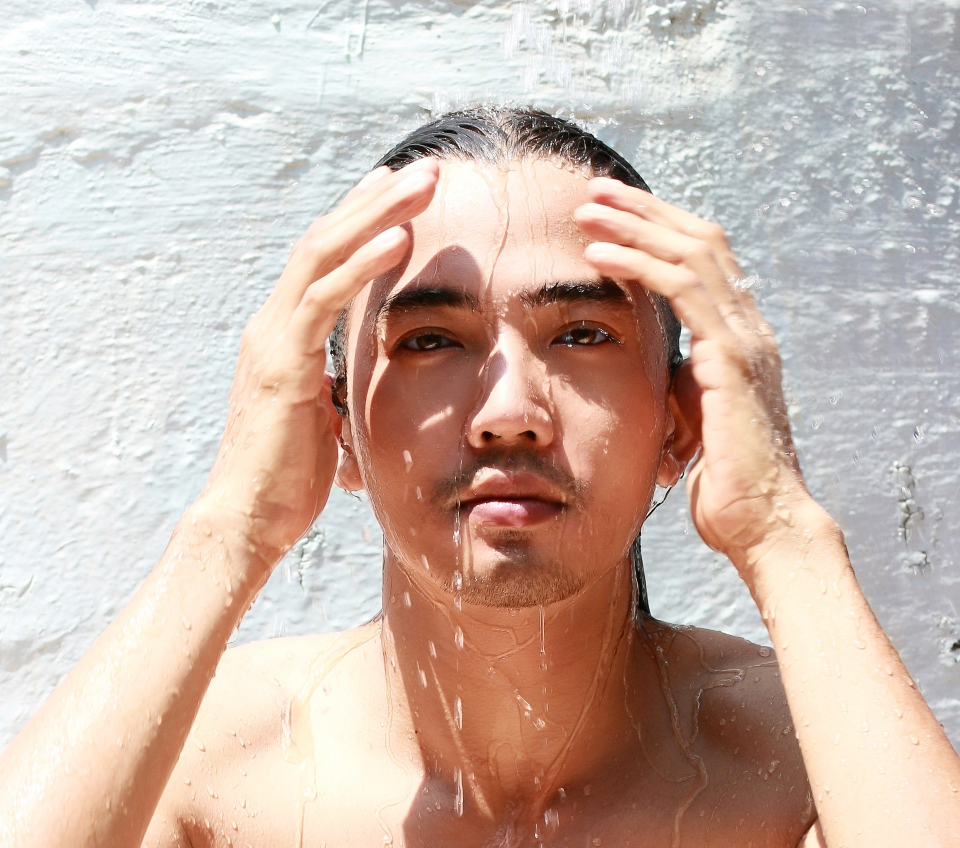
#> input picture images/water-1122166_1920.jpg, 1920 x 1695 px (shown at 1/2 size)
$ jupyter execute Untitled.ipynb   (shell and % lines are left out)   (Python 2 division)
#> lines starting #> are read from the running program, lines starting #| are printed output that depends on the picture; after the words box and inside, x2 and y2 are one past the last pixel; in counts of white or black regions, pixels touching at a corner belong together
[cell 1]
from ipywidgets import interact, interactive, fixed, interact_manual
import ipywidgets as widgets
import cv2
import numpy as np

import io
from IPython.display import display
import fileupload

from matplotlib import pyplot as plt
import matplotlib

from IPython.display import clear_output


src_img = cv2.imread('images/water-1122166_1920.jpg')
#> src_img is the input picture: shape (1695, 1920, 3); mean B, G, R 172.4, 183.5, 204.8

def find_face(original_img, img, scale_factor, min_neighbors):
    face_cascade = cv2.CascadeClassifier('cascades/haarcascade_frontalface_alt.xml')
    faces = face_cascade.detectMultiScale(original_img, scale_factor, min_neighbors)

    for (x,y,w,h) in faces:
        cv2.rectangle(img,(x,y),(x+w,y+h),(255,215,0),5)
        roi_color = img[y:y+h, x:x+w]

    return img


def find_eyes(original_img, img, scale_factor, min_neighbors):
    eyes_cascade = cv2.CascadeClassifier('cascades/haarcascade_eye.xml')
    eyes = eyes_cascade.detectMultiScale(original_img, scale_factor, min_neighbors)

    for (x,y,w,h) in eyes:
        cv2.rectangle(img,(x,y),(x+w,y+h),(255,0,0),5)
        roi_color = img[y:y+h, x:x+w]

    return img

def read_img(path):
    img = cv2.imread(path)
    return cv2.cvtColor(img, cv2.COLOR_RGB2BGR)
    return img

def show_img(img):
    img = cv2.cvtColor(img, cv2.COLOR_RGB2BGR)
    plt.figure(figsize=(20,10))
    plt.imshow(img)

def process_img(face_scale_factor, face_neighbors, eyes_scale_factor, eyes_neighbors):
    img = src_img.copy()
    original_img = src_img.copy()
    img = find_eyes(original_img, img, eyes_scale_factor, eyes_neighbors)
    img = find_face(original_img, img, face_scale_factor, face_neighbors)
    show_img(img)

def reload_img(img):
    img = cv2.cvtColor(img, cv2.COLOR_RGB2BGR)
    plt.figure(figsize=(20,10))
    plt.draw


def sliders():
    interact(process_img,
             face_scale_factor=widgets.FloatSlider(
                    value=1.05,
                    min=1.01,
                    max=1.5,
                    step=0.01,
                    description='Face Scale Factor:',
                    disabled=False,
                    continuous_update=False,
                    orientation='horizontal',
                    readout=True,
                    readout_format='.2f',
                    ),
             face_neighbors=widgets.IntSlider(
                    value=4,
                    min=2,
                    max=9,
                    step=1,
                    description='Face Min Neighbors:',
                    disabled=False,
                    continuous_update=False,
                    orientation='horizontal',
                    readout=True,
                    readout_format='d',
                    ),
             eyes_scale_factor=widgets.FloatSlider(
                    value=1.3,
                    min=1.01,
                    max=1.5,
                    step=0.01,
                    description='Eyes Scale Factor:',
                    disabled=False,
                    continuous_update=False,
                    orientation='horizontal',
                    readout=True,
                    readout_format='.2f',
                    ),
             eyes_neighbors=widgets.IntSlider(
                    value=4,
                    min=2,
                    max=9,
                    step=1,
                    description='Eyes Min Neighbors:',
                    disabled=False,
                    continuous_update=False,
                    orientation='horizontal',
                    readout=True,
                    readout_format='d',
                    )
            );


def _upload():

    print 'Wybierz z dysku zdjęcie, na którym chcesz pracować: '
    _upload_widget = fileupload.FileUploadWidget()

    def data_uri_to_cv2_img(uri):
        encoded_data = uri.split(',')[1]
        nparr = np.fromstring(encoded_data.decode('base64'), np.uint8)
        img = cv2.imdecode(nparr, cv2.IMREAD_COLOR)
        return img


    def _cb(change):
        filename = change['owner'].filename
        global src_img
        src_img = data_uri_to_cv2_img(change['owner'].data_base64)
        clear_output()
        sliders()
        _upload()


    _upload_widget.observe(_cb, names='data')
    display(_upload_widget)


sliders()
#> the sliders are set to face_scale_factor = 1.05, face_neighbors = 4, eyes_scale_factor = 1.3, eyes_neighbors = 4
#> in find_eyes, `eyes = eyes_cascade.detectMultiScale(original_img, scale_factor, min_n..`: eyes = [[1372, 150, 23, 23], [275, 790, 22, 22], [776, 212, 42, 42], [1120, 18, 44, 44], [515, 748, 53, 53], [794, 639, 102, 102], [1100, 611, 125, 125]]
#> the loop in find_eyes, `for (x,y,w,h) in eyes:` made 7 passes
#> pass 1, in find_eyes, `roi_color = img[y:y+h, x:x+w]`:
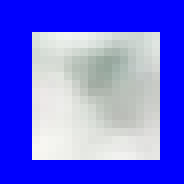
#> roi_color: shape (23, 23, 3) (shown 8 times larger); mean B, G, R 233.7, 104.7, 102.5
#> pass 2, in find_eyes, `roi_color = img[y:y+h, x:x+w]`:
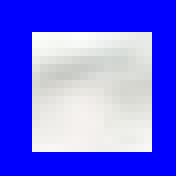
#> roi_color: shape (22, 22, 3) (shown 8 times larger); mean B, G, R 242, 107.4, 107.2
#> pass 3, in find_eyes, `roi_color = img[y:y+h, x:x+w]`:
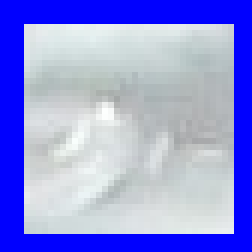
#> roi_color: shape (42, 42, 3) (shown 6 times larger); mean B, G, R 224.3, 145.9, 141.1
#> after the loop in find_eyes, `for (x,y,w,h) in eyes:`:
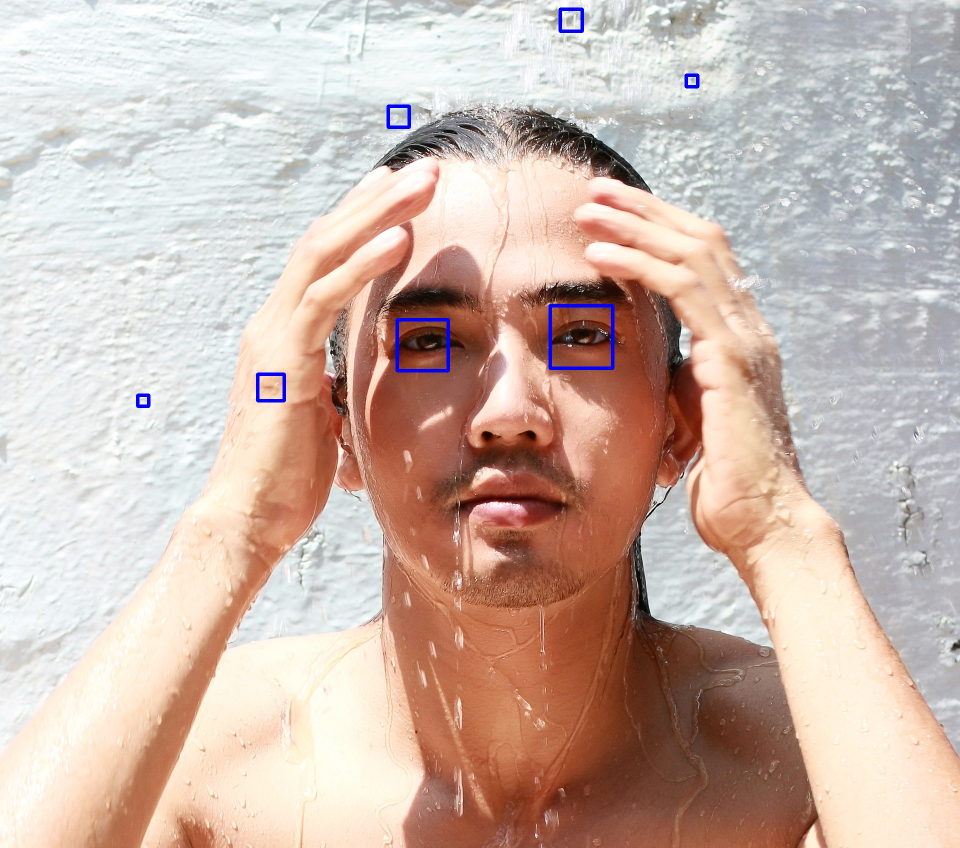
#> img: shape (1695, 1920, 3) (shown at 1/2 size); 0.35% of pixels changed, all inside (x1, y1, x2, y2) = (272, 15, 1399, 816)
#> in find_face, `faces = face_cascade.detectMultiScale(original_img, scale_factor, min_..`: faces = [[609, 369, 819, 819]]
#> the loop in find_face, `for (x,y,w,h) in faces:` made 1 pass
#> pass 1, in find_face, `roi_color = img[y:y+h, x:x+w]`:
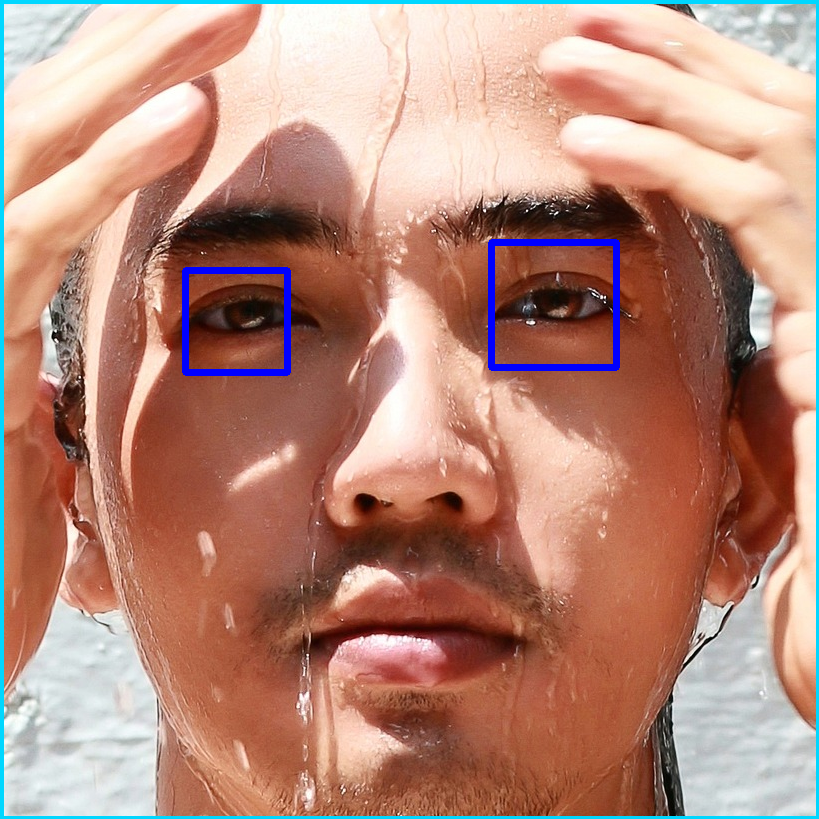
#> roi_color: shape (819, 819, 3); mean B, G, R 122.2, 137, 181.7
#> after the loop in find_face, `for (x,y,w,h) in faces:`:
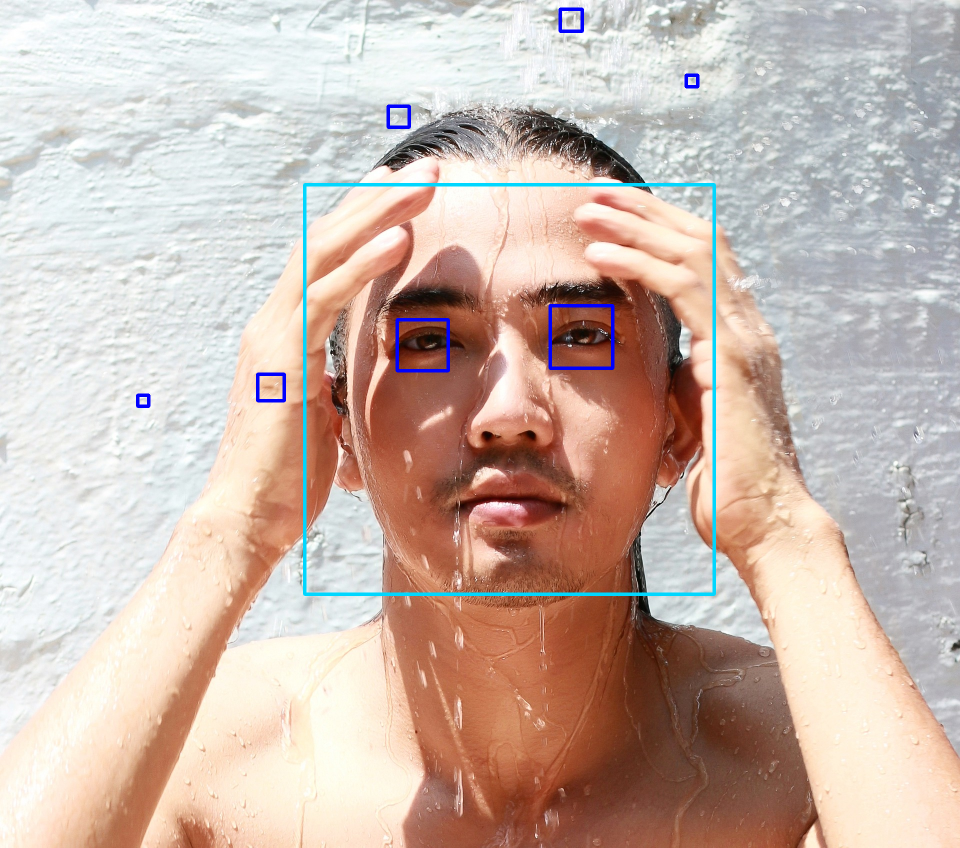
#> img: shape (1695, 1920, 3) (shown at 1/2 size); 0.7% of pixels changed, all inside (x1, y1, x2, y2) = (606, 366, 1432, 1192)
_upload()
#> (the call stopped at in _upload, `_upload_widget = fileupload.FileUploadWidget()`: fileupload is not available in this run)

$ run again, with images/hermaszewski.jpg copied over images/water-1122166_1920.jpg
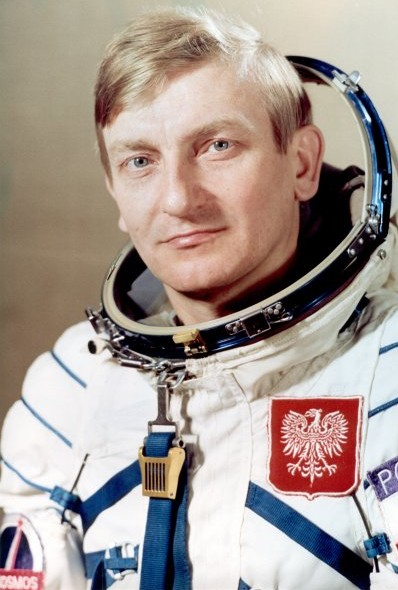
#> input picture images/hermaszewski.jpg, 398 x 590 px
#> src_img is the input picture: shape (590, 398, 3); mean B, G, R 147.5, 154.3, 167.1
#> eyes = [[187, 120, 54, 54], [113, 137, 50, 50]]
#> the loop in find_eyes, `for (x,y,w,h) in eyes:` made 2 passes
#> after the loop in find_eyes, `for (x,y,w,h) in eyes:`:
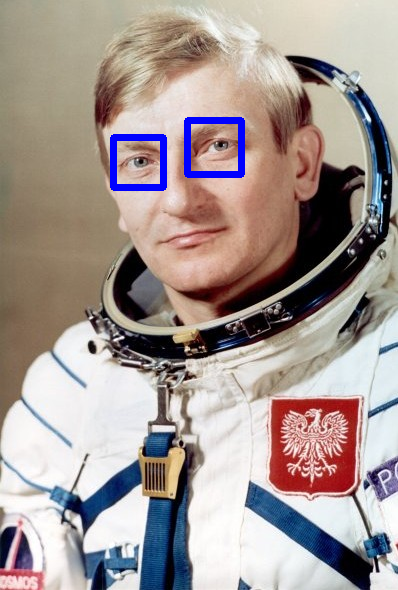
#> img: shape (590, 398, 3); 1.22% of pixels changed, all inside (x1, y1, x2, y2) = (110, 117, 245, 191)
#> faces = [[79, 77, 202, 202]]
#> the loop in find_face, `for (x,y,w,h) in faces:` made 1 pass
#> after the loop in find_face, `for (x,y,w,h) in faces:`:
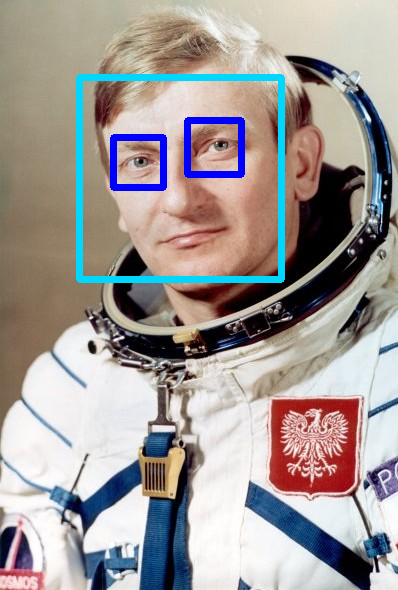
#> img: shape (590, 398, 3); 2.4% of pixels changed, all inside (x1, y1, x2, y2) = (76, 74, 285, 283)

$ run again, with images/mir.jpg copied over images/water-1122166_1920.jpg
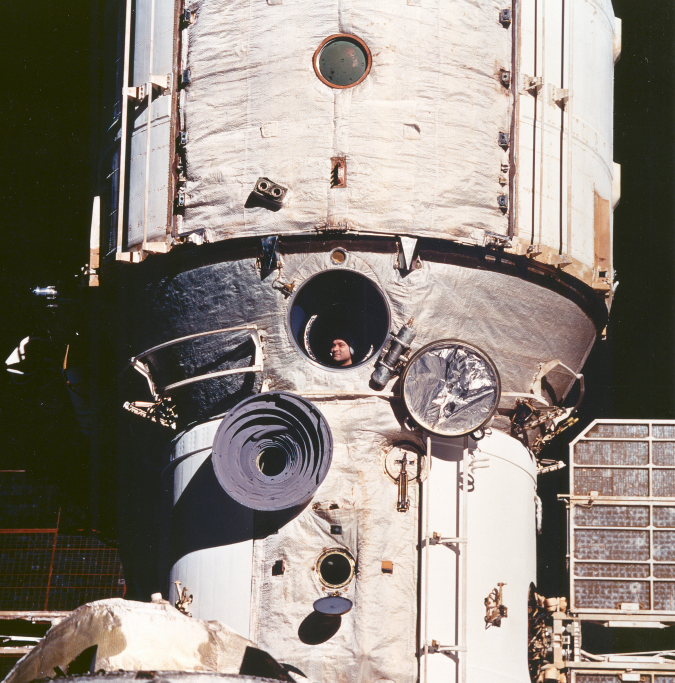
#> input picture images/mir.jpg, 2025 x 2048 px (shown at 1/3 size)
#> src_img is the input picture: shape (2048, 2025, 3); mean B, G, R 126.5, 134.7, 143.3
#> eyes = ()
#> faces = [[1171, 953, 43, 43], [977, 1009, 70, 70], [1193, 1639, 65, 65]]
#> the loop in find_face, `for (x,y,w,h) in faces:` made 3 passes
#> pass 2, in find_face, `roi_color = img[y:y+h, x:x+w]`:
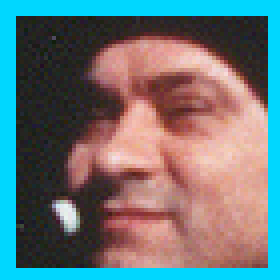
#> roi_color: shape (70, 70, 3) (shown 4 times larger); mean B, G, R 120.3, 117.5, 106.7
#> pass 3, in find_face, `roi_color = img[y:y+h, x:x+w]`:
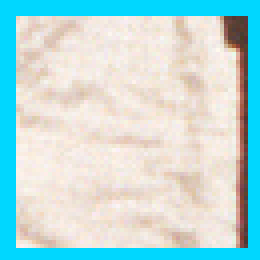
#> roi_color: shape (65, 65, 3) (shown 4 times larger); mean B, G, R 217.6, 218.1, 186
